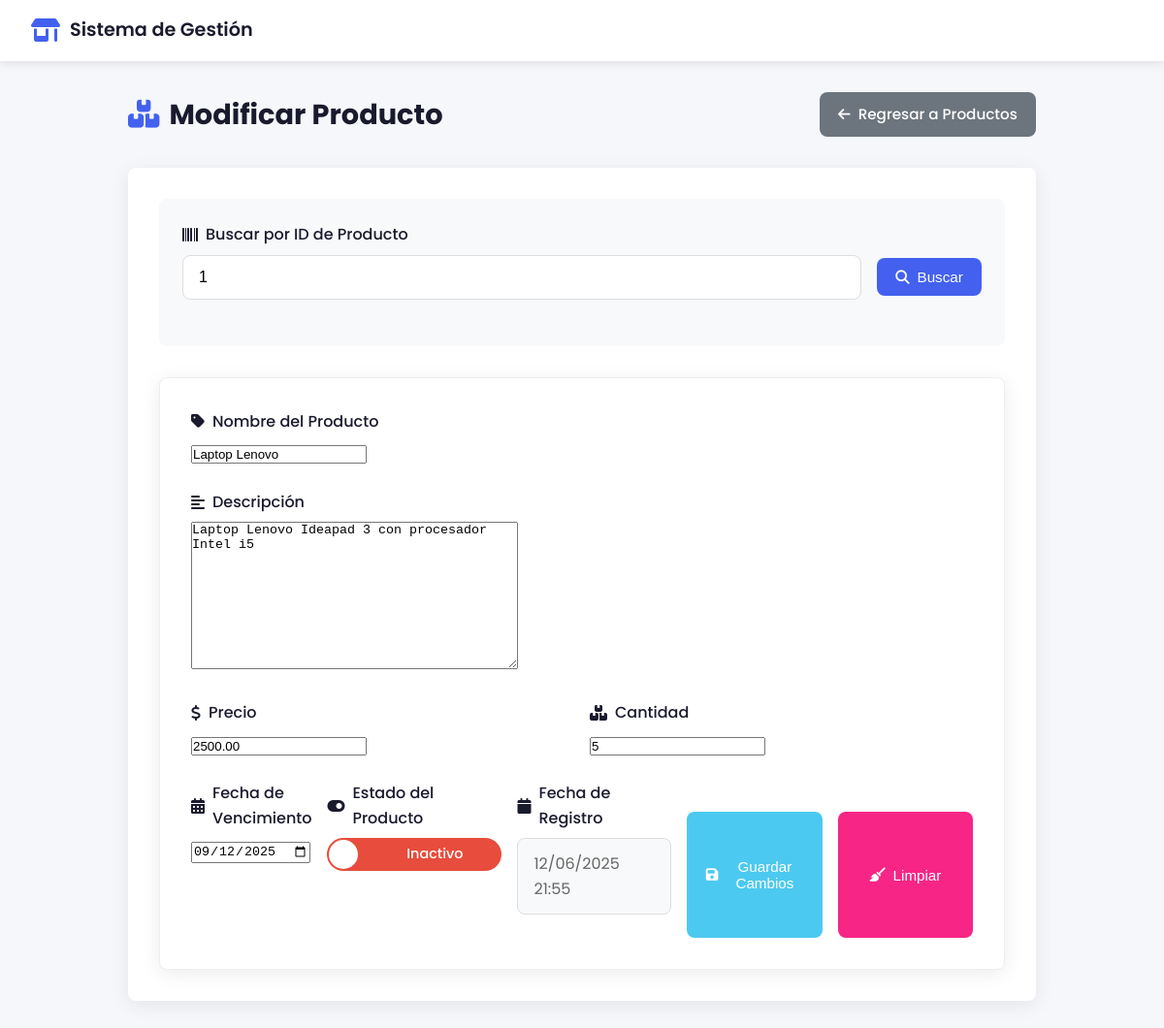
/venta/venta/u_producto/?id=1, run on the app's committed database.
### venta/models.py (models this page shows, shortened)
class Producto(models.Model):
    id_producto = models.AutoField(primary_key=True)
    nom_prod = models.CharField(max_length=50)
    des_prod = models.TextField(max_length=500)
    precio = models.DecimalField(max_digits=10, decimal_places=2)
    cantidad = models.PositiveIntegerField()
    estado = models.BooleanField(default=True)
    fec_vencimiento = models.DateField()
    fec_reg = models.DateTimeField(auto_now_add=True)

### venta/views.py (the view, shortened to what this page needs)
# urls.py: path('u_producto/', views.actualizar_producto, name='actualizar_producto'),
def actualizar_producto(request):
    producto = None
    id_buscado = request.GET.get('id') or request.POST.get('id_busqueda')
    form = None
    if id_buscado and (request.method == 'GET' or not form):
        try:
            producto = Producto.objects.get(id_producto=id_buscado)
            initial_data = {
                'fec_vencimiento': producto.fec_vencimiento.strftime('%Y-%m-%d') if producto.fec_vencimiento else None
            }
            form = ProductoCreateForm(instance=producto, initial=initial_data)
        except Producto.DoesNotExist:
            messages.error(request, "Producto no encontrado.")
    context = {
        'form': form,
        'producto': producto,
        'id_buscado': id_buscado,
        'producto_encontrado': producto is not None,
        'titulo': 'Actualizar Producto'
    }
    return render(request, 'venta/actualizar_producto.html', context)

### venta/templates/venta/actualizar_producto.html (shortened to what this page needs)
    <!DOCTYPE html>
    <html lang="es">
    <head>
        <link rel="stylesheet" href="https://cdnjs.cloudflare.com/ajax/libs/font-awesome/6.4.0/css/all.min.css">
    </head>
    <body>
        <header class="main-header">
            <div class="logo">
                <i class="fas fa-store-alt"></i>
                <span class="logo-text">Sistema de Gestión</span>
            </div>
        </header>
        <div class="main-container">
            <div class="page-header">
                <h1 class="page-title">
                    <i class="fas fa-boxes"></i> Modificar Producto
                </h1>
                <div class="action-buttons">
                    <a href="{% url 'lista_producto' %}" class="btn btn-secondary">
                        <i class="fas fa-arrow-left"></i> Regresar a Productos
                    </a>
                </div>
            </div>
            <div class="card">
                <div class="search-section">
                    <form method="post">
                        <div class="form-group">
                            <label for="id_busqueda" class="form-label">
                                <i class="fas fa-barcode"></i> Buscar por ID de Producto
                            </label>
                            <div class="search-input-group">
                                <input type="number"
                                    id="id_busqueda"
                                    name="id_busqueda"
                                    value="{{ id_buscado|default:'' }}"
                                    placeholder="Ingrese ID del producto"
                                    min="1"
                                    required>
                                <button type="submit" name="buscar" class="btn btn-primary">
                                    <i class="fas fa-search"></i> Buscar
                                </button>
                            </div>
                        </div>
                    </form>
                </div>
                {% if form and producto_encontrado %}
                <div class="form-container" id="form-container">
                    <form method="post">
                        <div class="form-group">
                            <label for="{{ form.nom_prod.id_for_label }}" class="form-label">
                                <i class="fas fa-tag"></i> {{ form.nom_prod.label }}
                            </label>
                            {{ form.nom_prod }}
                        </div>
                        <div class="form-group">
                            <label for="{{ form.des_prod.id_for_label }}" class="form-label">
                                <i class="fas fa-align-left"></i> {{ form.des_prod.label }}
                            </label>
                            {{ form.des_prod }}
                        </div>
                        <div class="row" style="display: flex; gap: 1rem;">
                            <div class="form-group" style="flex: 1;">
                                <label for="{{ form.precio.id_for_label }}" class="form-label">
                                    <i class="fas fa-dollar-sign"></i> {{ form.precio.label }}
                                </label>
                                {{ form.precio }}
                            </div>
                            <div class="form-group" style="flex: 1;">
                                <label for="{{ form.cantidad.id_for_label }}" class="form-label">
                                    <i class="fas fa-boxes"></i> {{ form.cantidad.label }}
                                </label>
                                {{ form.cantidad }}
                            </div>
                        </div>
                        <div class="row" style="display: flex; gap: 1rem;">
                            <div class="form-group" style="flex: 1;">
                                <label for="{{ form.fec_vencimiento.id_for_label }}" class="form-label">
                                    <i class="fas fa-calendar-alt"></i> {{ form.fec_vencimiento.label }}
                                </label>
                                {{ form.fec_vencimiento }}
                            </div>
                            <div class="form-group" style="flex: 1;">
    <label class="form-label">
        <i class="fas fa-toggle-on"></i> Estado del Producto
    </label>
    <div class="toggle-switch">
        <label for="id_estado" class="toggle-label">
            <span class="toggle-handle"></span>
            <span class="toggle-text-off">Inactivo</span>
        </label>
    </div>
</div>
                        <div class="form-group">
                            <label class="form-label">
                                <i class="fas fa-calendar"></i> Fecha de Registro
                            </label>
                            <div class="readonly-field">
                                {{ producto.fec_reg|date:"d/m/Y H:i" }}
                            </div>
                        </div>
                        <div class="button-group">
                            <button type="submit" name="guardar" class="btn btn-success">
                                <i class="fas fa-save"></i> Guardar Cambios
                            </button>
                            <button type="button" onclick="limpiarFormulario()" class="btn btn-danger">
                                <i class="fas fa-broom"></i> Limpiar
                            </button>
                        </div>
                    </form>
                </div>
                {% endif %}
            </div>
        </div>
    </body>
    </html>

### data on the page
Producto: nom_prod "Laptop Lenovo", des_prod "Laptop Lenovo Ideapad 3 con procesador Intel i5", precio "2500.00", cantidad "5", fec_vencimiento "09/12/2025", fec_reg "12/06/2025 21:55"
